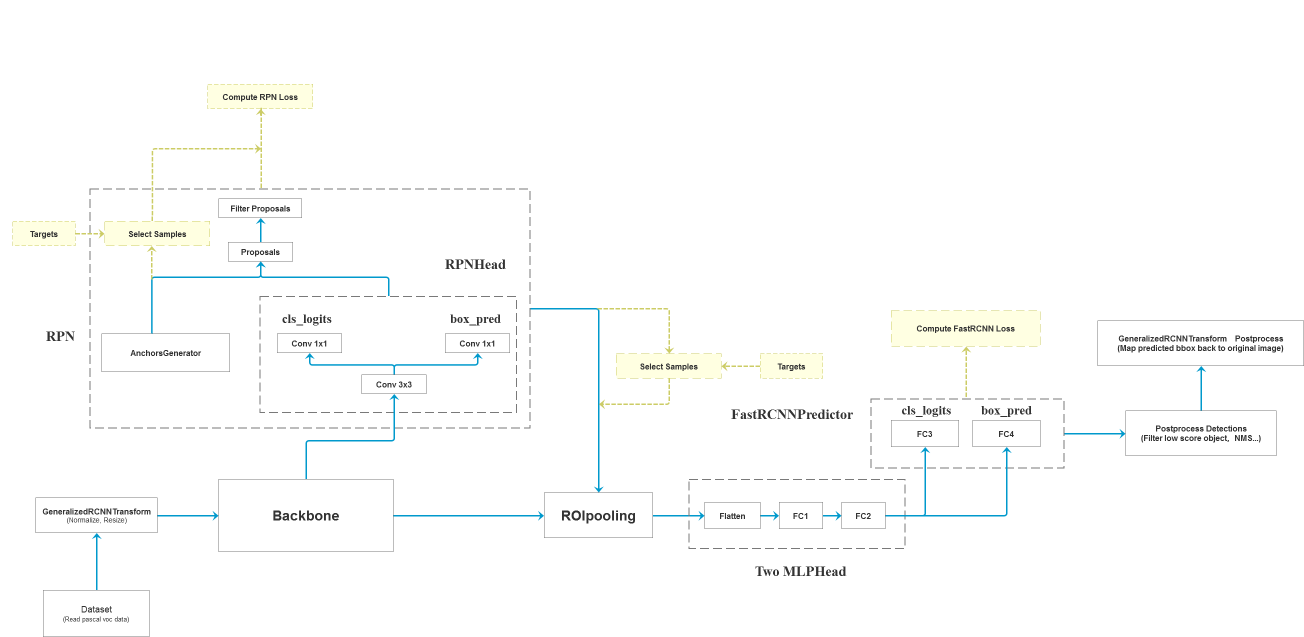
#> input picture NoisyFasterRCNN/fasterRCNN.png, 2608 x 1274 px (shown at 1/2 size)
$ python -i functional.py   (imports and definitions only)
#> lines starting #> are read from the running program, lines starting #| are printed output that depends on the picture
import math
import numbers
import warnings
from enum import Enum
from typing import Any, List, Optional, Tuple, Union
from types import FunctionType
import numpy as np
import torch
from PIL import Image
from torch import Tensor

accimage = None

from . import _functional_pil as F_pil, _functional_tensor as F_t

# [24 lines left out: function _log_api_usage_once, not called in this run]

class InterpolationMode(Enum):
    """Interpolation modes
    Available interpolation methods are ``nearest``, ``nearest-exact``, ``bilinear``, ``bicubic``, ``box``, ``hamming``,
    and ``lanczos``.
    """

    NEAREST = "nearest"
    NEAREST_EXACT = "nearest-exact"
    BILINEAR = "bilinear"
    BICUBIC = "bicubic"
    # For PIL compatibility
    BOX = "box"
    HAMMING = "hamming"
    LANCZOS = "lanczos"


# TODO: Once torchscript supports Enums with staticmethod
# this can be put into InterpolationMode as staticmethod
# [10 lines left out: function _interpolation_modes_from_int, not called in this run]


pil_modes_mapping = {
    InterpolationMode.NEAREST: 0,
    InterpolationMode.BILINEAR: 2,
    InterpolationMode.BICUBIC: 3,
    InterpolationMode.NEAREST_EXACT: 0,
    InterpolationMode.BOX: 4,
    InterpolationMode.HAMMING: 5,
    InterpolationMode.LANCZOS: 1,
}

# [1 line that did not run here, left out]


# [43 lines left out: functions get_dimensions, get_image_size, get_image_num_channels, not called in this run]


@torch.jit.unused
def _is_numpy(img: Any) -> bool:
    return isinstance(img, np.ndarray)


@torch.jit.unused
def _is_numpy_image(img: Any) -> bool:
    return img.ndim in {2, 3}


# [406 lines left out: functions to_tensor, pil_to_tensor, convert_image_dtype, to_pil_image, normalize, _compute_resized_output_size and 3 more, not called in this run]


def center_crop(img: Tensor, output_size: List[int]) -> Tensor:
    """Crops the given image at the center.
    If the image is torch Tensor, it is expected
    to have [..., H, W] shape, where ... means an arbitrary number of leading dimensions.
    If image size is smaller than output size along any edge, image is padded with 0 and then center cropped.
    Args:
        img (PIL Image or Tensor): Image to be cropped.
        output_size (sequence or int): (height, width) of the crop box. If int or sequence with single int,
            it is used for both directions.
    Returns:
        PIL Image or Tensor: Cropped image.
    """
    if not torch.jit.is_scripting() and not torch.jit.is_tracing():
        _log_api_usage_once(center_crop)
    if isinstance(output_size, numbers.Number):
        output_size = (int(output_size), int(output_size))
    elif isinstance(output_size, (tuple, list)) and len(output_size) == 1:
        output_size = (output_size[0], output_size[0])

    _, image_height, image_width = get_dimensions(img)
    crop_height, crop_width = output_size

    if crop_width > image_width or crop_height > image_height:
        padding_ltrb = [
            (crop_width - image_width) // 2 if crop_width > image_width else 0,
            (crop_height - image_height) // 2 if crop_height > image_height else 0,
            (crop_width - image_width + 1) // 2 if crop_width > image_width else 0,
            (crop_height - image_height + 1) // 2 if crop_height > image_height else 0,
        ]
        img = pad(img, padding_ltrb, fill=0)  # PIL uses fill value 0
        _, image_height, image_width = get_dimensions(img)
        if crop_width == image_width and crop_height == image_height:
            return img

    crop_top = int(round((image_height - crop_height) / 2.0))
    crop_left = int(round((image_width - crop_width) / 2.0))
    return crop(img, crop_top, crop_left, crop_height, crop_width)


# [939 lines left out: functions resized_crop, hflip, _get_perspective_coeffs, perspective, vflip, five_crop and 21 more, not called in this run]

>>> import cv2
>>> picture = cv2.imread('NoisyFasterRCNN/fasterRCNN.png', cv2.IMREAD_GRAYSCALE)
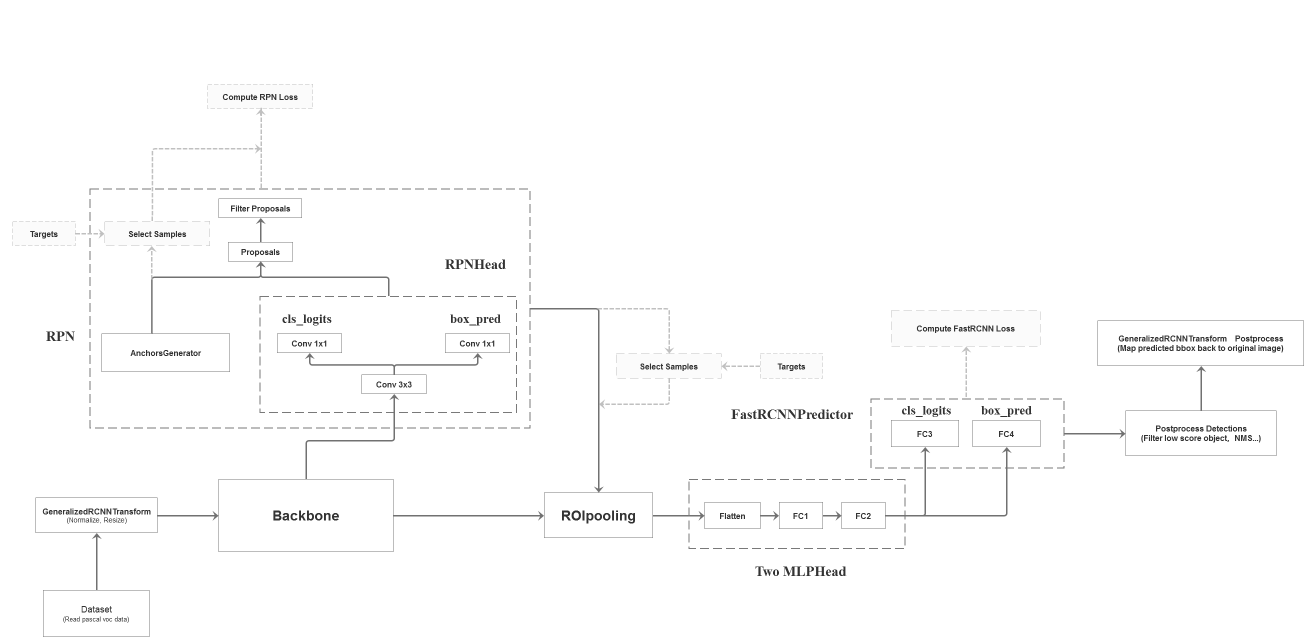
#> picture: shape (1274, 2608) (shown at 1/2 size); min 51, max 255, mean 252.2
>>> result = center_crop(picture, 'out.png')
#> (the run stopped early here; a loop or call above may not have finished)
